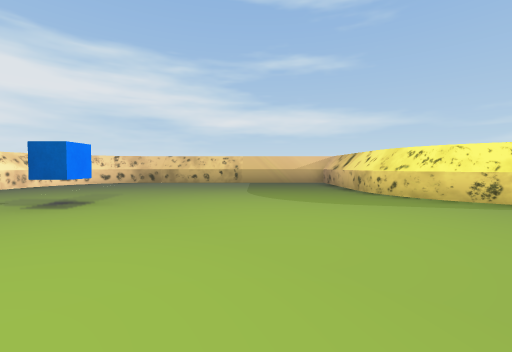
View 1 (above)

20 first-person views from a walk through a scene from a Unity 3-D project. The camera is 0.58 m above the floor, tilts 2° down and sees 90° across. The floor is counted in squares, 1 m on a side. Each view is taken from the middle of a square. On the plan, view 1 faces up. The plan holds only what a view shows up to about 9 squares ahead; the rest is blank. The place goes on beyond the plan. The player character is not drawn.

View 2
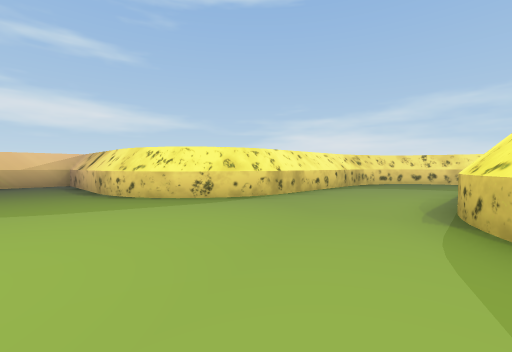

View 3
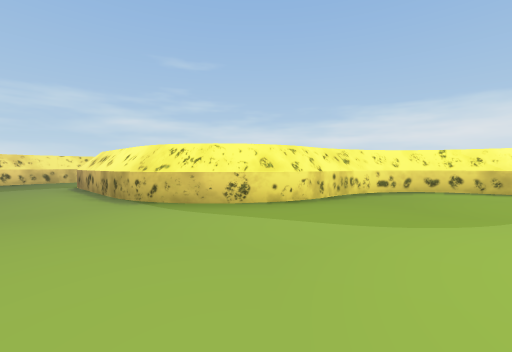

View 4
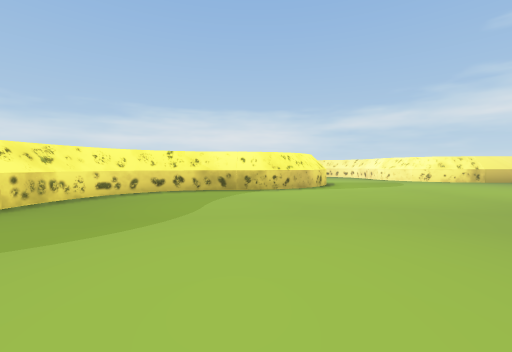

View 5
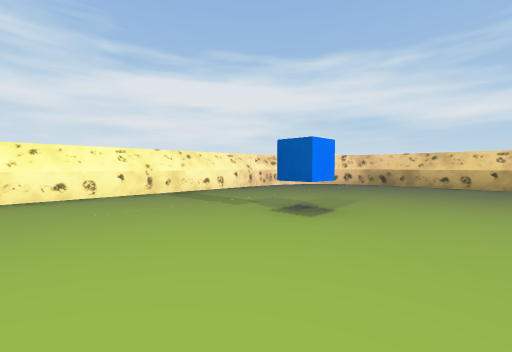

View 6
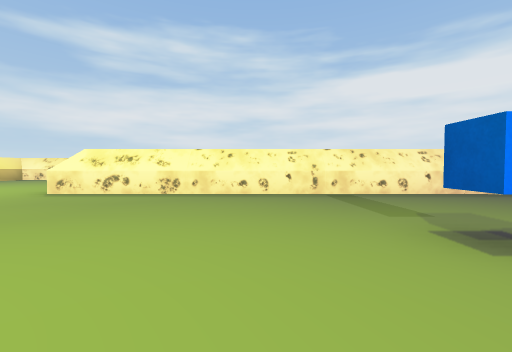

View 7
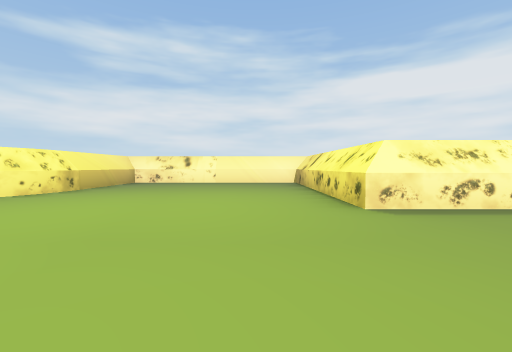

View 8
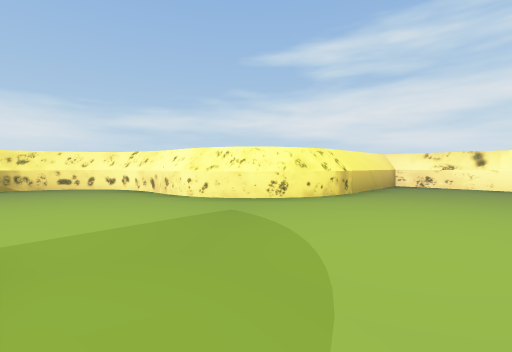

View 9
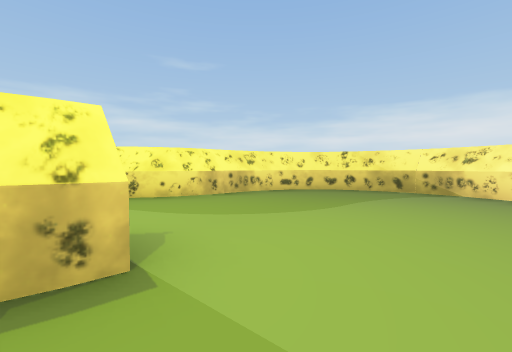

View 10
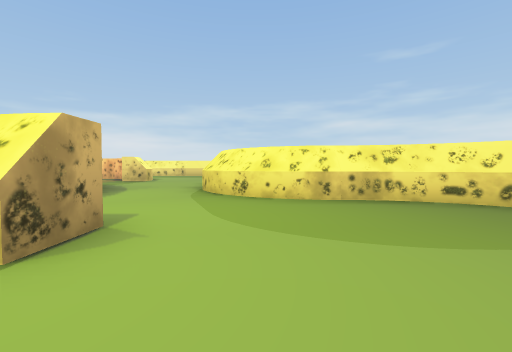

View 11
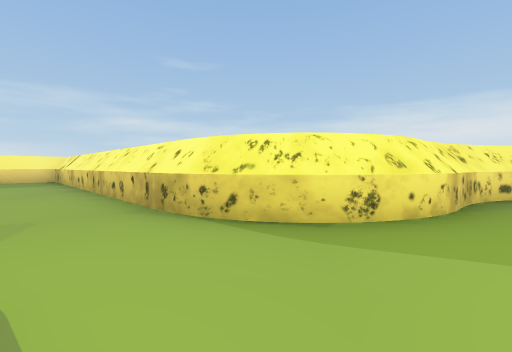

View 12
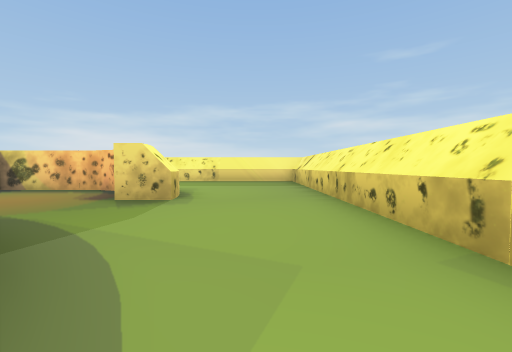

View 13
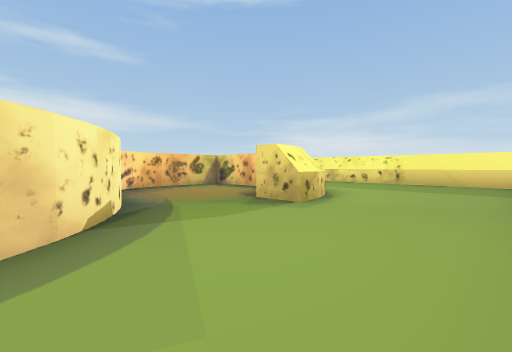

View 14
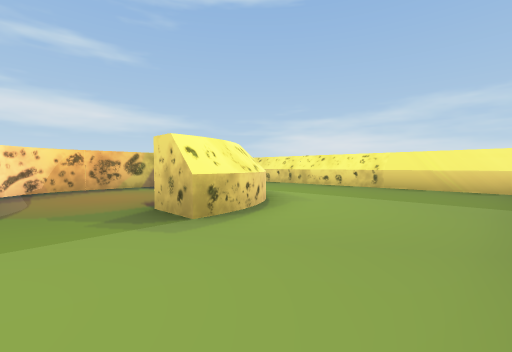

View 15
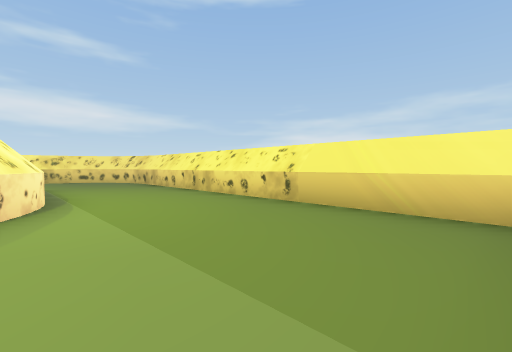

View 16
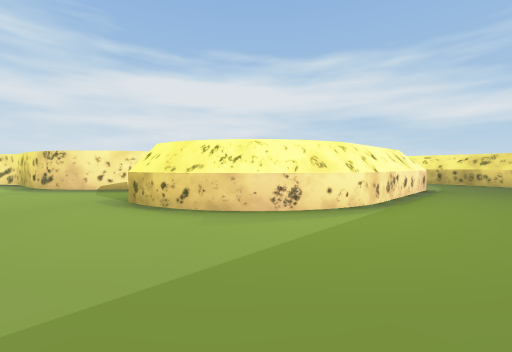

View 17
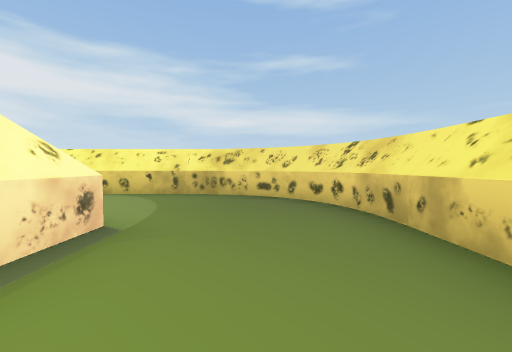

View 18
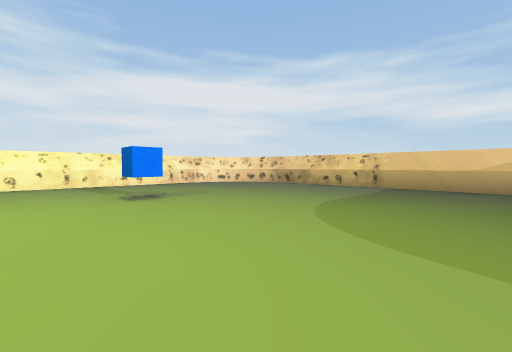

View 19
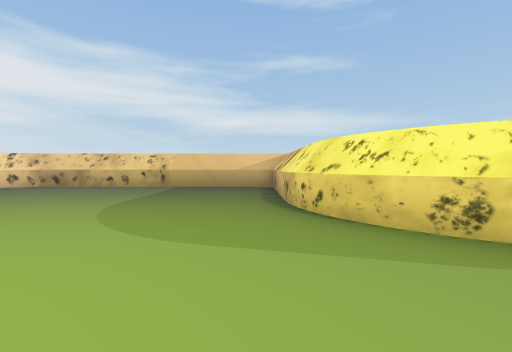

View 20
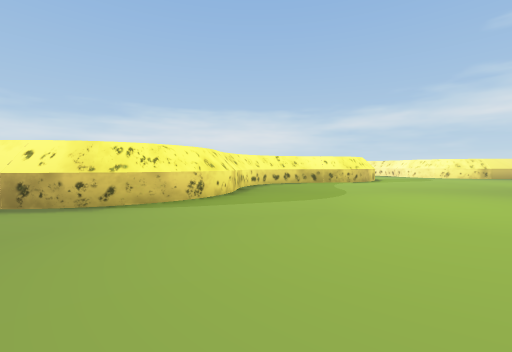

### Floor plan
Key: @ floor where view 1 was taken; # wall or solid block; . floor; C blue cube; O other object.
Columns run from 13 left of view 1 to 12 right of it. Each row starts with its distance up from view 1.
 10         OO#######
  9        OO.......#
  8       OO........#
  7       O.........#
  6       #.........O
  5       #.........OO
  4       #...C......OO###OO
  3       #................OO
  2       #.................OO
  1       #..................O
  0       #......@...OO###...#
 -1       #.........OO...#...#
 -2  ######.........O....#...#
 -3  ...............O....O...#
 -4  ..............OO...OO...#
 -5  .............OOO..OO....#
 -6 #..........OOOOO.........#
 -7 #.........OO.............#
 -8 #.........O..............#
 -9 ####OO........OO########
-10      OO......OO
-11       O......O
-12       O......O
-13       OO....OO
-14        OO..OO
-15         OOOO

Positions as (right, up) in squares from view 1, and headings:
1: (0, 0), facing up
2: (1, 0), facing up-right
3: (0, 2), facing down-right
4: (-1, 1), facing down
5: (-1, 1), facing up-left
6: (-1, 2), facing left
7: (-3, -4), facing left
8: (-4, -6), facing down-left
9: (-5, -8), facing down-right
10: (-5, -10), facing right
11: (-1, -7), facing down-right
12: (1, -7), facing right
13: (2, -8), facing up-right
14: (4, -8), facing up-right
15: (8, -8), facing up-right
16: (10, -7), facing up-left
17: (10, -2), facing up
18: (2, 2), facing up-left
19: (2, 2), facing up
20: (2, 4), facing down
